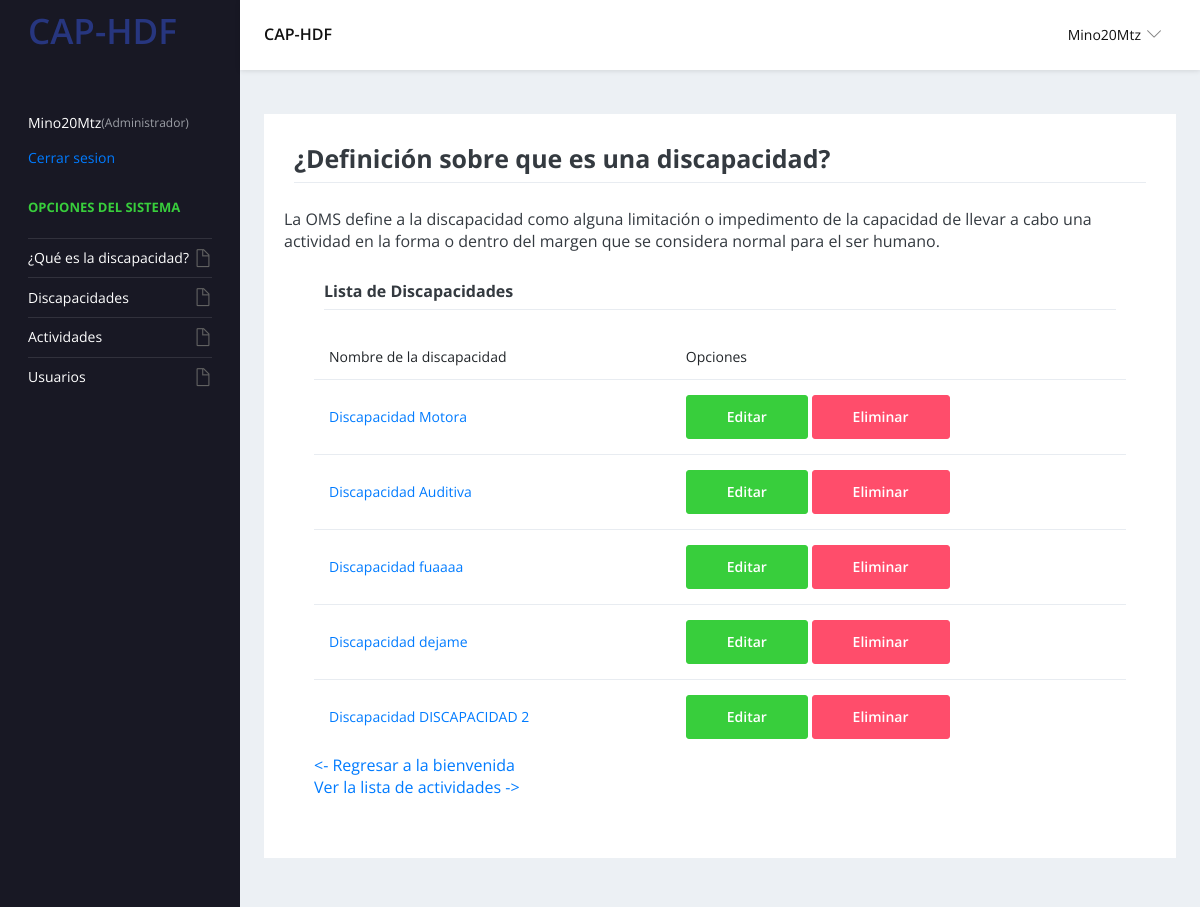
The page /lista_Discapacidades (signed in) on the database as committed earlier.
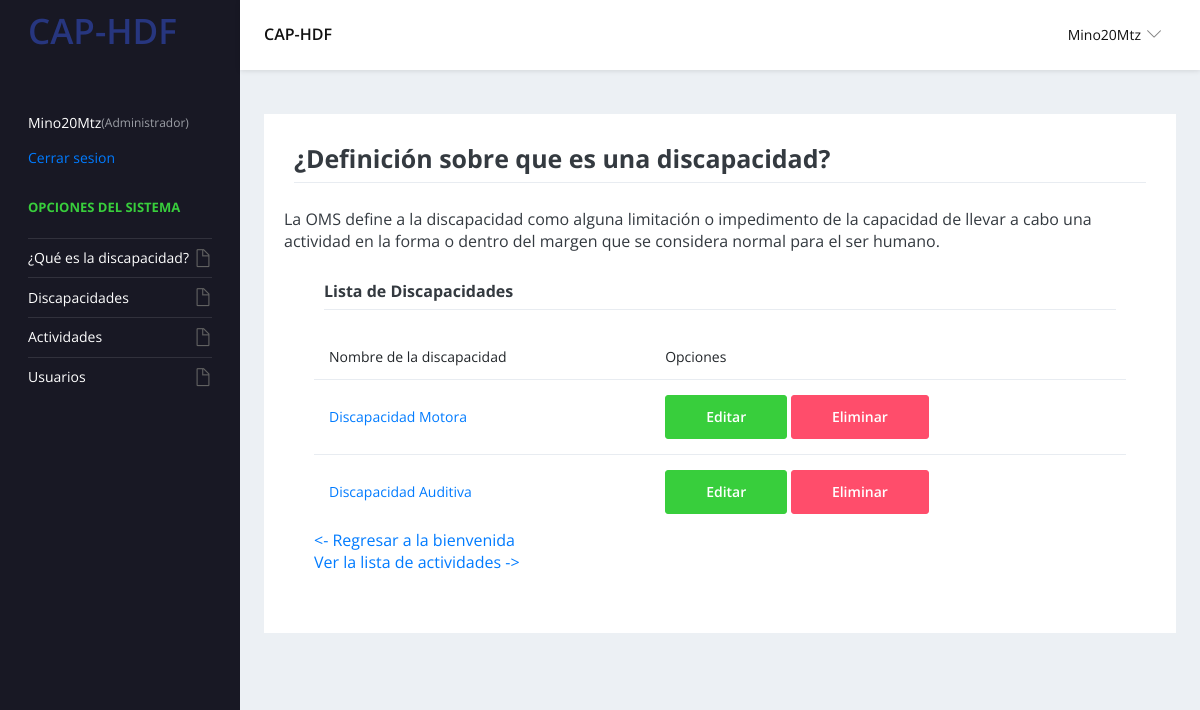
The same page on the database as committed later.
### actividades/models.py (models this page shows, shortened)
class Discapacidades_motoras(models.Model):
    nombreDisapacidad = models.CharField("Nombre del la discapacidad", max_length=200,unique=True)
    que_es=models.TextField("¿Que es?")
    que_es_im = models.ImageField('', upload_to='Imagenes/',validators=[imagen_validador],null=True,blank=True)
    que_deve_conocer_familia=models.TextField("¿Que se debe conocer en el entorno familiar?")
    que_deve_im = models.ImageField('', upload_to='Imagenes/',validators=[imagen_validador],null=True,blank=True)
    recomendaciones=models.TextField("Recomendaciones")
    recomendaciones_im = models.ImageField('', upload_to='Imagenes/',validators=[imagen_validador],null=True,blank=True)
    documentaciones= models.FileField(upload_to = 'Documentos/', null=True,blank=True,validators=[documentos_validador])
    referencias=models.TextField("Referencias")

### actividades/views.py (the view)
# urls.py: path('lista_Discapacidades', login_required(views.ListaDiscapacidades.as_view()), name='lista_Discapacidades'),
class ListaDiscapacidades(ListView):
    model = Discapacidades_motoras

### actividades/templates/actividades/discapacidades_motoras_list.html (shortened to what this page needs)
{% extends 'base.html' %}
{% block encabe %}
<div class="card-body">
    <div class="row">
      <div class="col-md-12">
        <div class="d-sm-flex align-items-baseline report-summary-header">
          <h3 class="font-weight-semibold">
            ¿Definición sobre que es una discapacidad?
          </h3> <span class="ml-auto">
        </div>
      </div>
    </div>
    <div class="row report-inner-cards-wrapper">
        La OMS define a la discapacidad como alguna limitación o impedimento de la capacidad de llevar a cabo una actividad en la forma o dentro del margen que se considera normal para el ser humano.
  </div>
{% endblock encabe %}
{% block encabezado %}
    Lista de Discapacidades
{% endblock encabezado %}
{% block contenido %}
    <table class="table">
        <thead>
            <tr>
                {% for grupo in request.user.groups.all %}
                    {% if 'Administrador' in grupo.name %}
                    <th>Nombre de la discapacidad</th>
                    <th>Opciones</th>
                    {% endif %}
                {% endfor %}
            </tr>
        </thead>
        <tbody>
            {% for discapacidad in object_list  %}
                <tr>
                    <td>
                        <a href="{% url 'discapacidadVista' discapacidad.id %}"> Discapacidad {{discapacidad.nombreDisapacidad}} </a>
                    </td>
                    <td>
                        {% for grupo in request.user.groups.all %}
                            {% if 'Administrador' in grupo.name %}
                                <a class="btn btn-success"
                                    href="{% url 'editar_discapacidad' discapacidad.id %}">
                                    Editar
                                </a>
                                <a class="btn btn-danger"
                                    href="{% url 'eliminar_Discapacidad' discapacidad.id %}">
                                    Eliminar
                                </a>
                            {% endif %}
                        {% endfor %}
                    </td>
                </tr>
            {% empty %}
                <tr>
                    <td colspan="3">
                        <p>No existen discapacidad registradas</p>
                    </td>
                </tr>
            {% endfor %}
        </tbody>
    </table>
    <div>
    <a href="{% url 'bienvenida'%}"> <- Regresar a la bienvenida</a><br>
    <a href="{% url 'actividad_Lista' %}"> Ver la lista de actividades -> </a>
    </div>
{% endblock contenido %}

### usuarios/templates/base.html (shortened to what this page needs)
{% load static %}
<!DOCTYPE html>
<html lang="en">
  <head>
    <link rel="stylesheet" href="{% static 'vendors/simple-line-icons/css/simple-line-icons.css' %}">
    <link rel="stylesheet" href="{% static 'vendors/flag-icon-css/css/flag-icon.min.css' %}">
    <link rel="stylesheet" href="{% static 'vendors/css/vendor.bundle.base.css' %}">
    <link rel="stylesheet" href="{% static 'css/style.css' %}" />
  </head>
  <body>
    <div class="container-scroller">
      <nav class="navbar default-layout-navbar col-lg-12 col-12 p-0 fixed-top d-flex flex-row">
        <div class="navbar-brand-wrapper d-flex align-items-center">
          <a class="navbar-brand brand-logo" href="{% url 'bienvenida'%}"> <h1>CAP-HDF</h1>
          </a>
        </div>
        <div class="navbar-menu-wrapper d-flex align-items-center flex-grow-1">
          <h5 class="mb-0 font-weight-medium d-none d-lg-flex">CAP-HDF</h5>
          <ul class="navbar-nav navbar-nav-right ml-auto">
            <li class="nav-item dropdown d-none d-xl-inline-flex user-dropdown">
              <a class="nav-link dropdown-toggle" id="UserDropdown" href="#" data-toggle="dropdown" aria-expanded="false">
                <span class="font-weight-normal">
                  {% if request.user.username %}
                    {{request.user.username}}
                  {% else %}
                    <a href="{% url 'login' %}" class="text-primary">Iniciar secion</a>
                  {% endif %}
                </span></a>
            </li>
          </ul>
        </div>
      </nav>
      <div class="container-fluid page-body-wrapper">
        <nav class="sidebar sidebar-offcanvas" id="sidebar">
          <ul class="nav">
            <li class="nav-item nav-profile">
              <a class="nav-link">
                <div class="text-wrapper">
                  {% if request.user.username %}
                    {{request.user.username}}
                    {% for grupo in request.user.groups.all %}
                      {% if 'Administrador' in grupo.name %}
                      <div><p class="designation">(Administrador)</p></div>
                      {% endif %}
                    {% endfor %}
                    <a href="{% url 'logout' %}" class="designation">Cerrar sesion</a>
                  {% else %}
                    <a href="{% url 'login' %}" class="designation">Iniciar sesion</a>
                  {% endif %}
                </div>
              </a>
            </li>
            <li class="nav-item nav-category"><span class="nav-link">Opciones del sistema</span></li>
            <li class="nav-item">
              <a class="nav-link" data-toggle="collapse" href="#auth" aria-expanded="false" aria-controls="auth">
                <span class="menu-title">¿Qué es la discapacidad?</span>
                <i class="icon-doc menu-icon"></i>
              </a>
            {% for grupo in request.user.groups.all %}
              {% if 'Administrador' in grupo.name %}
              <a class="nav-link" data-toggle="collapse" href="#auth" aria-expanded="false" aria-controls="auth">
                <span class="menu-title">Discapacidades</span>
                <i class="icon-doc menu-icon"></i>
              </a>
              <a class="nav-link" data-toggle="collapse" href="#auth" aria-expanded="false" aria-controls="auth">
                <span class="menu-title">Actividades</span>
                <i class="icon-doc menu-icon"></i>
              </a>
            </li>
            <li class="nav-item">
              <a class="nav-link" data-toggle="collapse" href="#auth" aria-expanded="false" aria-controls="auth">
                <span class="menu-title">Usuarios</span>
                <i class="icon-doc menu-icon"></i>
              </a>
            </li>
              {% endif %}
            {% endfor %}
          </ul>
        </nav>
        <div class="main-panel">
          <div class="content-wrapper">
            <div class="row">
              <div class="col-md-12 grid-margin">
                <div class="card">
                  {% block encabe %}
                  {% endblock encabe %}
                  <div class="card-body">
                    <div class="row">
                      <div class="col-md-12">
                        <div class="d-sm-flex align-items-baseline report-summary-header">
                          <h5 class="font-weight-semibold">
                            {% block encabezado %}
                            {% endblock encabezado %}
                          </h5> <span class="ml-auto">
                        </div>
                      </div>
                    </div>
                    <div class="row report-inner-cards-wrapper">
                      {% block contenido %}
                      {% endblock contenido %}
                    </div>
                  </div>
                </div>
              </div>
            </div>
          </div>
          <footer class="footer">
          </footer>
        </div>
      </div>
    </div>
  </body>
</html>

Rows that differ between the two databases and show on the page:
removed Discapacidades_motoras: nombreDisapacidad "fuaaaa"
removed Discapacidades_motoras: nombreDisapacidad "dejame"
removed Discapacidades_motoras: nombreDisapacidad "DISCAPACIDAD 2"
